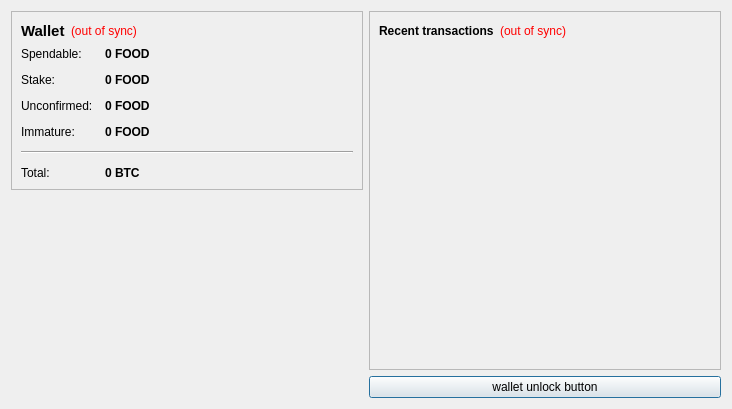
<?xml version="1.0" encoding="UTF-8"?>
<ui version="4.0">
 <class>OverviewPage</class>
 <widget class="QWidget" name="OverviewPage">
  <property name="geometry">
   <rect>
    <x>0</x>
    <y>0</y>
    <width>732</width>
    <height>409</height>
   </rect>
  </property>
  <property name="windowTitle">
   <string>Form</string>
  </property>
  <layout class="QHBoxLayout" name="horizontalLayout" stretch="0,0">
   <item>
    <layout class="QVBoxLayout" name="verticalLayout_2">
     <item>
      <widget class="QFrame" name="frame">
       <property name="frameShape">
        <enum>QFrame::StyledPanel</enum>
       </property>
       <property name="frameShadow">
        <enum>QFrame::Raised</enum>
       </property>
       <layout class="QVBoxLayout" name="verticalLayout_4">
        <item>
         <layout class="QHBoxLayout" name="horizontalLayout_4">
          <item>
           <widget class="QLabel" name="label_5">
            <property name="font">
             <font>
              <pointsize>11</pointsize>
              <weight>75</weight>
              <bold>true</bold>
             </font>
            </property>
            <property name="text">
             <string>Wallet</string>
            </property>
           </widget>
          </item>
          <item>
           <widget class="QLabel" name="labelWalletStatus">
            <property name="toolTip">
             <string>The displayed information may be out of date. Your wallet automatically synchronizes with the Plankton network after a connection is established, but this process has not completed yet.</string>
            </property>
            <property name="styleSheet">
             <string notr="true">QLabel { color: red; }</string>
            </property>
            <property name="text">
             <string notr="true">(out of sync)</string>
            </property>
            <property name="alignment">
             <set>Qt::AlignLeading|Qt::AlignLeft|Qt::AlignVCenter</set>
            </property>
           </widget>
          </item>
          <item>
           <spacer name="horizontalSpacer_2">
            <property name="orientation">
             <enum>Qt::Horizontal</enum>
            </property>
            <property name="sizeHint" stdset="0">
             <size>
              <width>40</width>
              <height>20</height>
             </size>
            </property>
           </spacer>
          </item>
         </layout>
        </item>
        <item>
         <layout class="QFormLayout" name="formLayout_2">
          <property name="fieldGrowthPolicy">
           <enum>QFormLayout::AllNonFixedFieldsGrow</enum>
          </property>
          <property name="horizontalSpacing">
           <number>12</number>
          </property>
          <property name="verticalSpacing">
           <number>12</number>
          </property>
          <item row="0" column="0">
           <widget class="QLabel" name="label">
            <property name="text">
             <string>Spendable:</string>
            </property>
           </widget>
          </item>
          <item row="0" column="1">
           <widget class="QLabel" name="labelBalance">
            <property name="font">
             <font>
              <weight>75</weight>
              <bold>true</bold>
             </font>
            </property>
            <property name="cursor">
             <cursorShape>IBeamCursor</cursorShape>
            </property>
            <property name="toolTip">
             <string>Your current spendable balance</string>
            </property>
            <property name="text">
             <string notr="true">0 FOOD</string>
            </property>
            <property name="textInteractionFlags">
             <set>Qt::LinksAccessibleByMouse|Qt::TextSelectableByKeyboard|Qt::TextSelectableByMouse</set>
            </property>
           </widget>
          </item>
          <item row="1" column="0">
           <widget class="QLabel" name="label_6">
            <property name="text">
             <string>Stake:</string>
            </property>
           </widget>
          </item>
          <item row="1" column="1">
           <widget class="QLabel" name="labelStake">
            <property name="font">
             <font>
              <weight>75</weight>
              <bold>true</bold>
             </font>
            </property>
            <property name="cursor">
             <cursorShape>IBeamCursor</cursorShape>
            </property>
            <property name="toolTip">
             <string>Total of coins that was staked, and do not yet count toward the current balance</string>
            </property>
            <property name="text">
             <string notr="true">0 FOOD</string>
            </property>
            <property name="textInteractionFlags">
             <set>Qt::LinksAccessibleByMouse|Qt::TextSelectableByKeyboard|Qt::TextSelectableByMouse</set>
            </property>
           </widget>
          </item>
          <item row="2" column="0">
           <widget class="QLabel" name="label_3">
            <property name="text">
             <string>Unconfirmed:</string>
            </property>
           </widget>
          </item>
          <item row="2" column="1">
           <widget class="QLabel" name="labelUnconfirmed">
            <property name="font">
             <font>
              <weight>75</weight>
              <bold>true</bold>
             </font>
            </property>
            <property name="cursor">
             <cursorShape>IBeamCursor</cursorShape>
            </property>
            <property name="toolTip">
             <string>Total of transactions that have yet to be confirmed, and do not yet count toward the current balance</string>
            </property>
            <property name="text">
             <string notr="true">0 FOOD</string>
            </property>
            <property name="textInteractionFlags">
             <set>Qt::LinksAccessibleByMouse|Qt::TextSelectableByKeyboard|Qt::TextSelectableByMouse</set>
            </property>
           </widget>
          </item>
          <item row="3" column="0">
           <widget class="QLabel" name="labelImmatureText">
            <property name="text">
             <string>Immature:</string>
            </property>
           </widget>
          </item>
          <item row="3" column="1">
           <widget class="QLabel" name="labelImmature">
            <property name="font">
             <font>
              <weight>75</weight>
              <bold>true</bold>
             </font>
            </property>
            <property name="toolTip">
             <string>Mined balance that has not yet matured</string>
            </property>
            <property name="text">
             <string notr="true">0 FOOD</string>
            </property>
            <property name="textInteractionFlags">
             <set>Qt::LinksAccessibleByMouse|Qt::TextSelectableByKeyboard|Qt::TextSelectableByMouse</set>
            </property>
           </widget>
          </item>
          <item row="4" column="0" colspan="2">
           <widget class="Line" name="line">
            <property name="orientation">
             <enum>Qt::Horizontal</enum>
            </property>
           </widget>
          </item>
          <item row="5" column="0">
           <widget class="QLabel" name="labelTotalText">
            <property name="text">
             <string>Total:</string>
            </property>
           </widget>
          </item>
          <item row="5" column="1">
           <widget class="QLabel" name="labelTotal">
            <property name="font">
             <font>
              <weight>75</weight>
              <bold>true</bold>
             </font>
            </property>
            <property name="cursor">
             <cursorShape>IBeamCursor</cursorShape>
            </property>
            <property name="toolTip">
             <string>Your current total balance</string>
            </property>
            <property name="text">
             <string notr="true">0 BTC</string>
            </property>
            <property name="textInteractionFlags">
             <set>Qt::LinksAccessibleByMouse|Qt::TextSelectableByKeyboard|Qt::TextSelectableByMouse</set>
            </property>
           </widget>
          </item>
         </layout>
        </item>
       </layout>
      </widget>
     </item>
     <item>
      <spacer name="verticalSpacer_4">
       <property name="orientation">
        <enum>Qt::Vertical</enum>
       </property>
       <property name="sizeHint" stdset="0">
        <size>
         <width>20</width>
         <height>40</height>
        </size>
       </property>
      </spacer>
     </item>
     <item>
      <widget class="QLabel" name="label_2">
       <property name="text">
        <string/>
       </property>
       <property name="pixmap">
        <pixmap resource="../bitcoin.qrc">:/images/Wallet_Logo</pixmap>
       </property>
       <property name="alignment">
        <set>Qt::AlignCenter</set>
       </property>
      </widget>
     </item>
     <item>
      <spacer name="verticalSpacer">
       <property name="orientation">
        <enum>Qt::Vertical</enum>
       </property>
       <property name="sizeHint" stdset="0">
        <size>
         <width>20</width>
         <height>40</height>
        </size>
       </property>
      </spacer>
     </item>
    </layout>
   </item>
   <item>
    <layout class="QVBoxLayout" name="verticalLayout_3">
     <item>
      <widget class="QFrame" name="frame_2">
       <property name="frameShape">
        <enum>QFrame::StyledPanel</enum>
       </property>
       <property name="frameShadow">
        <enum>QFrame::Raised</enum>
       </property>
       <layout class="QVBoxLayout" name="verticalLayout">
        <item>
         <layout class="QHBoxLayout" name="horizontalLayout_2">
          <item>
           <widget class="QLabel" name="label_4">
            <property name="text">
             <string>&lt;b&gt;Recent transactions&lt;/b&gt;</string>
            </property>
           </widget>
          </item>
          <item>
           <widget class="QLabel" name="labelTransactionsStatus">
            <property name="toolTip">
             <string>The displayed information may be out of date. Your wallet automatically synchronizes with the Plankton network after a connection is established, but this process has not completed yet.</string>
            </property>
            <property name="styleSheet">
             <string notr="true">QLabel { color: red; }</string>
            </property>
            <property name="text">
             <string notr="true">(out of sync)</string>
            </property>
            <property name="alignment">
             <set>Qt::AlignRight|Qt::AlignTrailing|Qt::AlignVCenter</set>
            </property>
           </widget>
          </item>
          <item>
           <spacer name="horizontalSpacer">
            <property name="orientation">
             <enum>Qt::Horizontal</enum>
            </property>
            <property name="sizeHint" stdset="0">
             <size>
              <width>40</width>
              <height>20</height>
             </size>
            </property>
           </spacer>
          </item>
         </layout>
        </item>
        <item>
         <widget class="QListView" name="listTransactions">
          <property name="styleSheet">
           <string notr="true">QListView { background: transparent; }</string>
          </property>
          <property name="frameShape">
           <enum>QFrame::NoFrame</enum>
          </property>
          <property name="verticalScrollBarPolicy">
           <enum>Qt::ScrollBarAlwaysOff</enum>
          </property>
          <property name="horizontalScrollBarPolicy">
           <enum>Qt::ScrollBarAlwaysOff</enum>
          </property>
          <property name="selectionMode">
           <enum>QAbstractItemView::NoSelection</enum>
          </property>
         </widget>
        </item>
       </layout>
      </widget>
     </item>
     <item>
      <widget class="QPushButton" name="unlockWalletButton">
       <property name="sizePolicy">
        <sizepolicy hsizetype="Minimum" vsizetype="Fixed">
         <horstretch>0</horstretch>
         <verstretch>0</verstretch>
        </sizepolicy>
       </property>
       <property name="maximumSize">
        <size>
         <width>16777214</width>
         <height>16777214</height>
        </size>
       </property>
       <property name="toolTip">
        <string/>
       </property>
       <property name="text">
        <string>wallet unlock button</string>
       </property>
       <property name="checkable">
        <bool>false</bool>
       </property>
       <property name="autoDefault">
        <bool>false</bool>
       </property>
       <property name="default">
        <bool>true</bool>
       </property>
       <property name="flat">
        <bool>false</bool>
       </property>
      </widget>
     </item>
    </layout>
   </item>
  </layout>
 </widget>
 <resources>
  <include location="../bitcoin.qrc"/>
 </resources>
 <connections/>
</ui>
